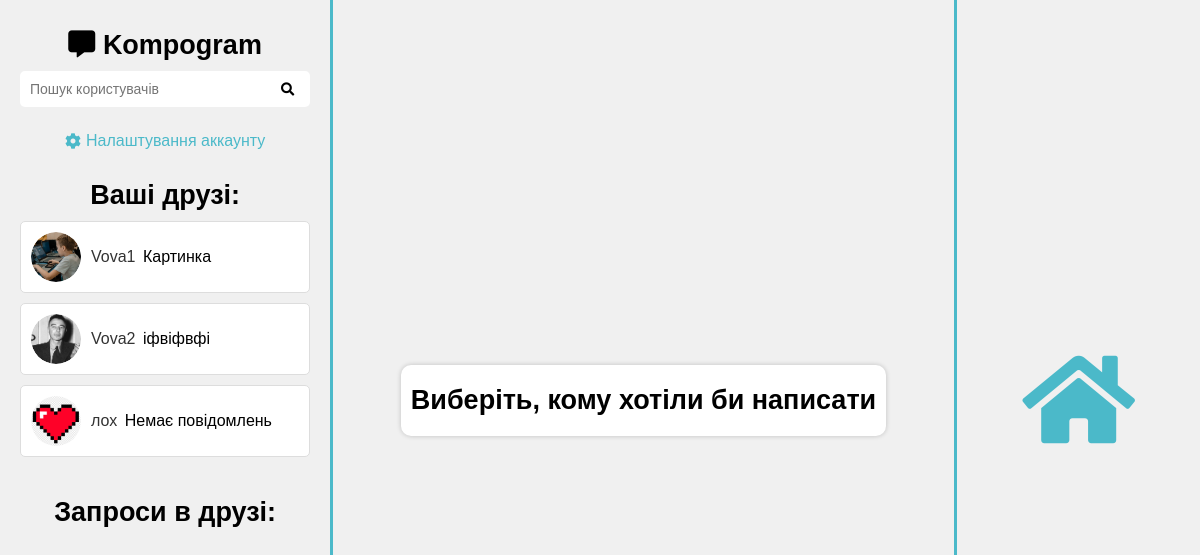
The page /home/ (signed in) on the database as committed earlier.
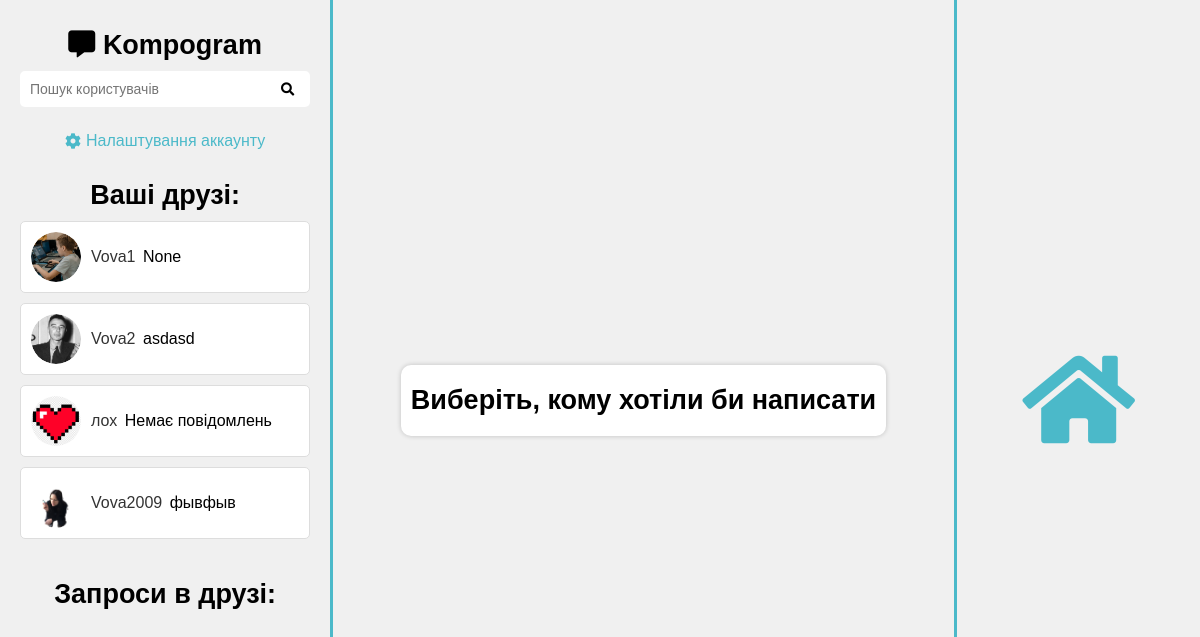
The same page on the database as committed later.
### RegLog/models.py (models this page shows)
class CustomUser(AbstractUser):
    picture = models.ImageField('Аватарка', upload_to='profile_pictures')
    objects = CustomUserManager()

### chat/models.py (models this page shows)
class Messages(models.Model):
    chat = models.ForeignKey(Chat, on_delete=models.CASCADE)
    message = models.TextField('Повідомлення', null=True)
    time = models.DateTimeField(auto_now_add=True, verbose_name='Час відправки:')
    created_by = models.ForeignKey(get_user_model(), on_delete=models.CASCADE)
    reply = models.ForeignKey('self', on_delete=models.CASCADE, null=True, blank=True)
    picture = models.ImageField('Картинка повідомлення', upload_to=image_upload_path, null=True, blank=True)
    video = models.FileField('Відео', upload_to=image_upload_path, null=True, blank=True)
    def __str__(self):
        if self.message != None:
            return self.message
        else:
            return "picture"

### home/views.py (the view)
# urls.py: path('', views.HomePage, name='home'),
def HomePage(request):
    if not request.user.is_authenticated:
        return redirect('registration')
    else:
        username = request.user.username
        email = request.user.email
        users = CustomUser.objects.exclude(username='admin')
        friends_requests = FriendRequest.objects.filter(to_user=request.user)
        last_messages_and_friends = get_friends_and_friend_message(request.user)
        user = request.user
        context = {"username": username, 'email': email,"users": users,
                   'friends_requests': friends_requests, 'friends': last_messages_and_friends,
                   'home_name_json': mark_safe(json.dumps(f'_{user.id}_'))}
        return render(request, 'home/HomeHTML.html', context)

### RegLog/selectors/friends.py (called while the page is built)
def get_friends_and_friend_message(user):
    friends_and_messages = []
    friends = []
    temp_friends = Friends.objects.filter(Q(first_user=user) | Q(second_user=user))
    for i in temp_friends:
        if user == i.first_user:
            friends.append(i.second_user)
        if user == i.second_user:
            friends.append(i.first_user)
    print(friends)
    for friend in friends:
        Friends1 = get_user_friend(user, friend)
        chat = get_chat(Friends1)
        all_friends_messages = get_chat_messages_none_time(chat)
        print(all_friends_messages)
        if not all_friends_messages:
            print("No first message")
            friends_and_messages.append([friend, None])
        else:
            friends_and_messages.append([friend, all_friends_messages.last()])
    print(friends_and_messages)
    return friends_and_messages

### RegLog/serives/friends.py (called while the page is built)
def switch_users(first_user, second_user):
    if second_user.id < first_user.id:
        first_user, second_user = second_user, first_user
    return first_user, second_user

def get_user_friend(first_user, second_user):
    first_user, second_user = switch_users(first_user, second_user)
    return Friends.objects.filter(first_user=first_user, second_user=second_user).first()

### chat/selectors/chat.py (called while the page is built)
def get_chat(friends):
    chat, is_created = Chat.objects.get_or_create(friends=friends)
    return chat

### chat/selectors/message.py (called while the page is built)
def get_chat_messages_none_time(chat):
    return Messages.objects.filter(chat=chat)

### home/templates/home/HomeHTML.html (shortened to what this page needs)
{% load static %}
<!DOCTYPE html>
<html lang="en">
<head>
    <link rel="stylesheet" href="{% static 'home/css/HomeCSS.css' %}">
    <link rel="stylesheet" href="https://cdnjs.cloudflare.com/ajax/libs/font-awesome/5.15.3/css/all.min.css">
</head>
<body>
    <div class="left_div">
        <h1><i class="fas fa-comment-alt"></i> Kompogram </h1>
        <div class="search-and-friends">
            <form action="{% url 'search_qqq' %}" method="POST" class="search-form">
                <input type="search" placeholder="Пошук користувачів" name="searched">
                <button type="submit"><i class="fas fa-search"></i></button>
            </form>
            <a href="{% url 'account' %}" class="settings-link"><i class="fas fa-cog"></i> Налаштування аккаунту </a>
        </div>
        <div class="friends">
            <h2>Ваші друзі:</h2>
            <div class="friend-list">
                {% for f, last_message in friends %}
                    <div class="friend-box">
                        <div class="friend-avatar">
                            <img src="{{ f.picture.url }}" alt="{{ f.username }}">
                        </div>
                        <div class="friend-name">
                            <a class="friend-url" href="{% url 'ChatId' f.id %}">{{ f }}</a>
                        </div>
                        <div class="last_message_div one-row-text">
                            {% if last_message.picture %}
                                <p>Картинка</p>
                            {% elif not last_message and not last_message.message %}
                                <p>Немає повідомлень</p>
                            {% else %}
                                {{ last_message.message }}
                            {% endif %}
                        </div>
                    </div>
                {% endfor %}
            </div>
        </div>
        <div>
            <h1>Запроси в друзі:</h1>
        </div>
    </div>
    <div class="center_div">
        <div class="select-message">
            <h2>Виберіть, кому хотіли би написати</h2>
        </div>
    </div>
    <div class="right_div">
        <a href="{% url 'home' %}" class="home_div"><i class="fas fa-home large-icon"></i></a>
    </div>
</body>
</html>

### home/static/home/css/HomeCSS.css (style rules this page uses)
body { display: flex; font-family: Arial, sans-serif; margin: 0; }
h1, h2 { text-align: center; margin: 10px 0; font-size: 27px; }
.left_div { flex: 1; background-color: #f0f0f0; color: black; padding: 20px; box-sizing: border-box; display: flex; flex-direction: column; height: 100vh; }
.search-and-friends { display: flex; flex-direction: column; margin-bottom: 20px; }
.settings-link { color: #4bb9c9; text-decoration: none; margin-top: 10px; display: flex; justify-content: center; align-items: center; transition: color 0.3s; }
.settings-link i { margin-right: 5px; }
.search-form { margin-bottom: 15px; position: relative; }
input[type="search"] { width: 100%; padding: 10px; border: none; border-radius: 5px; font-size: 14px; color: #333; }
button[type="submit"] { position: absolute; top: 50%; right: 10px; transform: translateY(-50%); background: none; border: none; cursor: pointer; }
.friends, .friend-requests { margin-bottom: 20px; }
img { width: 40px; height: 40px; border-radius: 50%; margin-right: 10px; }
.center_div { flex: 2; background-color: #f0f0f0; padding: 20px; box-sizing: border-box; border-left: 3px solid #4bb9c9; border-right: 3px solid #4bb9c9; display: flex; align-items: center; justify-content: center; flex-direction: column; }
.right_div { display: flex; justify-content: center; align-items: center; flex: 0.7; background-color: #f0f0f0; padding: 20px; box-sizing: border-box; position: relative; color: white; }
.large-icon { font-size: 100px; color: #4bb9c9; transition: transform 0.2s; }
a { color: #4bb9c9; text-decoration: none; display: block; transition: color 0.3s; }
.friend-list { padding: 0; }
.friend-box { position: relative; display: flex; align-items: center; background-color: white; border: 1px solid #ddd; border-radius: 5px; padding: 10px; margin-bottom: 10px; transition: transform 0.2s; max-width: 422px; }
.friend-avatar { width: 50px; height: 50px; border-radius: 50%; overflow: hidden; margin-right: 10px; }
.friend-avatar img { width: 100%; height: 100%; object-fit: cover; }
.friend-name a { color: #333; text-decoration: none; transition: color 0.3s; }
.friend-url::before { position: absolute; top: 0; right: 0; bottom: 0; left: 0; content: ""; }
.select-message { background-color: #ffffff; border-radius: 10px; padding: 10px; text-align: center; box-shadow: 0px 0px 5px rgba(0, 0, 0, 0.2); }
.one-row-text { margin-left: 7.5px; flex: 1; display: block; white-space: nowrap; overflow: hidden; text-overflow: ellipsis; }
.home_div::before { position: absolute; top: 0; right: 0; bottom: 0; left: 0; content: ""; }

Rows that differ between the two databases and show on the page:
changed CustomUser "Vova1": message (not shown) → "None"; no longer shows "Картинка"
changed CustomUser "Vova2": message "іфвіфвфі" → "asdasd"
added CustomUser: picture (picture), username "Vova2009", message "фывфыв"
